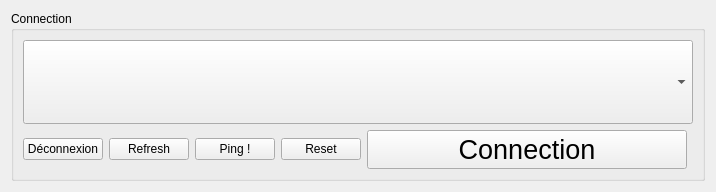
     <widget class="QWidget" name="tab_10">
      <attribute name="title">
       <string>Debug</string>
      </attribute>
      <layout class="QVBoxLayout" name="verticalLayout_12">
       <item>
        <widget class="QGroupBox" name="groupBox_3">
         <property name="title">
          <string>Connection</string>
         </property>
         <layout class="QGridLayout" name="gridLayout">
          <item row="7" column="3">
           <widget class="QPushButton" name="ping_button">
            <property name="maximumSize">
             <size>
              <width>80</width>
              <height>16777215</height>
             </size>
            </property>
            <property name="text">
             <string>Ping !</string>
            </property>
           </widget>
          </item>
          <item row="7" column="1">
           <widget class="QPushButton" name="pushButton_2">
            <property name="text">
             <string>Déconnexion</string>
            </property>
           </widget>
          </item>
          <item row="7" column="5">
           <widget class="QPushButton" name="connect_button">
            <property name="minimumSize">
             <size>
              <width>320</width>
              <height>0</height>
             </size>
            </property>
            <property name="maximumSize">
             <size>
              <width>120</width>
              <height>16777215</height>
             </size>
            </property>
            <property name="font">
             <font>
              <pointsize>20</pointsize>
             </font>
            </property>
            <property name="text">
             <string>Connection</string>
            </property>
           </widget>
          </item>
          <item row="7" column="2">
           <widget class="QPushButton" name="refresh_buttons">
            <property name="maximumSize">
             <size>
              <width>100</width>
              <height>16777215</height>
             </size>
            </property>
            <property name="text">
             <string>Refresh</string>
            </property>
           </widget>
          </item>
          <item row="1" column="1" rowspan="4" colspan="6">
           <widget class="QComboBox" name="serialPorts">
            <property name="font">
             <font>
              <pointsize>50</pointsize>
             </font>
            </property>
           </widget>
          </item>
          <item row="7" column="4">
           <widget class="QPushButton" name="pushButton">
            <property name="maximumSize">
             <size>
              <width>100</width>
              <height>16777215</height>
             </size>
            </property>
            <property name="text">
             <string>Reset</string>
            </property>
           </widget>
          </item>
         </layout>
        </widget>
       </item>
      </layout>
     </widget>
